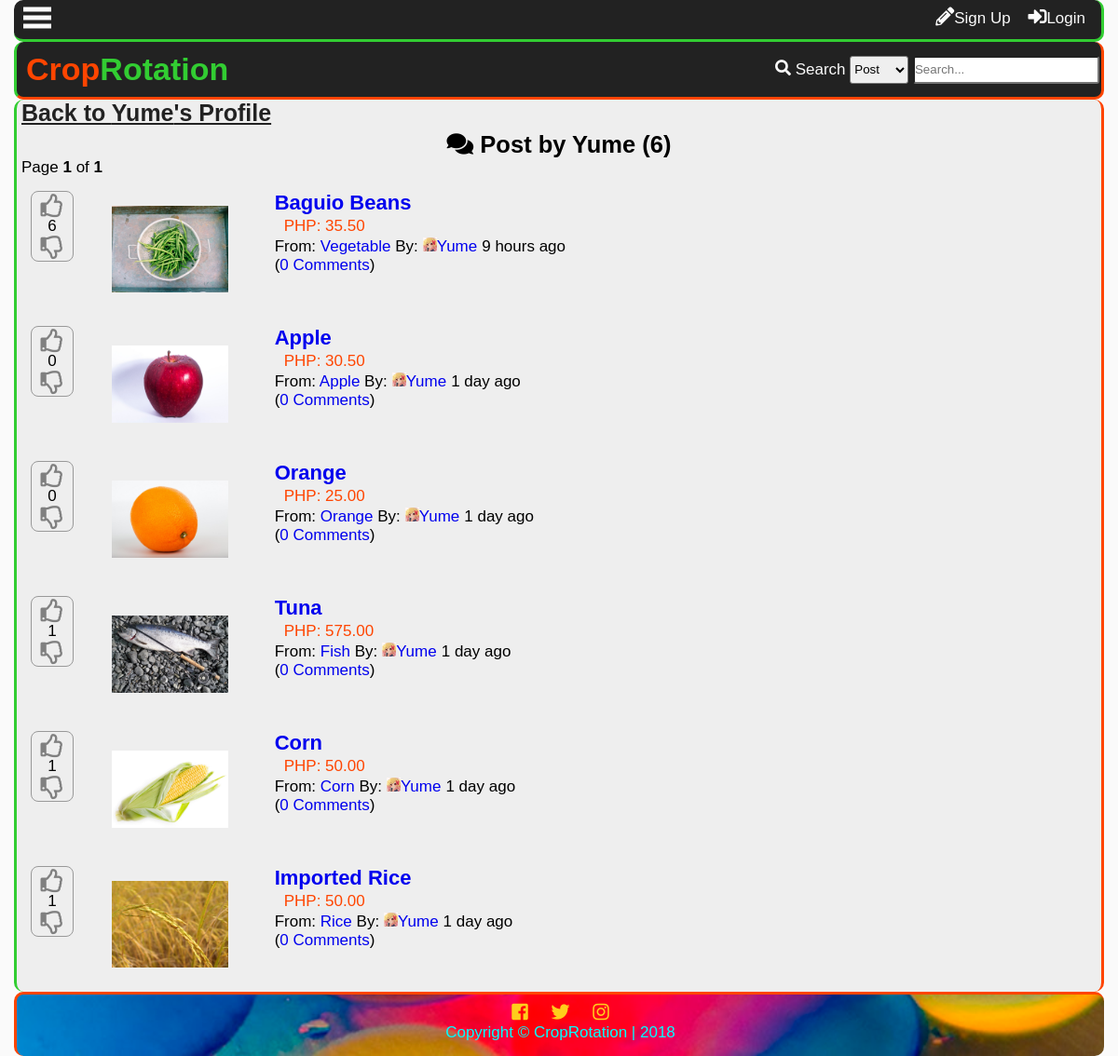
The app's page /profilepost.php?name=Yume with its own data.
### tables this page shows
CREATE TABLE `tblpost` (
  `postid` int(11) NOT NULL,
  `forumid` int(11) NOT NULL,
  `title` varchar(150) NOT NULL,
  `datecreated` datetime DEFAULT NULL,
  `description` text NOT NULL,
  `price` decimal(10,2) NOT NULL,
  `img` varchar(150) NOT NULL,
  `starter` int(11) NOT NULL,
  `score` int(11) NOT NULL,
  `views` int(11) NOT NULL,
  `comments` int(11) NOT NULL
);

CREATE TABLE `tblforum` (
  `forumid` int(11) NOT NULL,
  `title` varchar(100) NOT NULL,
  `name` varchar(100) NOT NULL,
  `datecreated` datetime DEFAULT NULL,
  `description` varchar(255) NOT NULL,
  `creator` int(11) NOT NULL,
  `views` int(11) NOT NULL,
  `subscriber` int(11) NOT NULL
);

CREATE TABLE `tbluser` (
  `userid` int(11) NOT NULL,
  `username` varchar(100) NOT NULL,
  `password` varchar(100) NOT NULL,
  `firstname` varchar(100) NOT NULL,
  `middlename` varchar(100) NOT NULL,
  `lastname` varchar(100) NOT NULL,
  `birthday` varchar(20) NOT NULL,
  `datecreated` timestamp NOT NULL DEFAULT '0000-00-00 00:00:00',
  `email` varchar(100) NOT NULL,
  `website` varchar(255) NOT NULL,
  `location` varchar(255) NOT NULL,
  `usertypeid` int(11) NOT NULL,
  `access` int(11) NOT NULL,
  `imgname` varchar(100) NOT NULL,
  `imgtype` varchar(100) NOT NULL,
  `imgpath` varchar(200) NOT NULL,
  `bio` text NOT NULL,
  `is_show_email` tinyint(1) NOT NULL,
  `gender` int(11) NOT NULL,
  `lastupdate` timestamp NOT NULL DEFAULT '0000-00-00 00:00:00',
  `lastonline` timestamp NOT NULL DEFAULT '0000-00-00 00:00:00',
  `profileviews` int(11) NOT NULL
);

### profilepost.php (the view, shortened to what this page needs)
<?php
include'functions.php';
require_once'connection.php';
$name=$_GET['name'];
?>
<!DOCTYPE html>
<html lang="en">
<head>
    <link rel="stylesheet" href="css/style.css">
  	<link rel="stylesheet" href="css/fontawesome-all.css">
</head>
<body>
	<div class="main-container">
		<div class="other-content">
			<h1><a class="btp" href="profile.php?name=<?php echo $name ?>">Back to <?php echo $name ?>'s Profile</a></h1>
<ul id="forum-list">
<?php
$sql="SELECT userid FROM tbluser WHERE username='$name'";
$result=$conn->query($sql);
$row=$result->fetch_object();
$rid=$row->userid;
$sql = "SELECT postid FROM tblpost
	LEFT JOIN tblforum
		ON tblpost.forumid = tblforum.forumid
	LEFT JOIN tbluser
		ON userid = starter
	WHERE starter='$rid'
	ORDER BY postid DESC";
$result=$conn->query($sql);
$rows=$result->num_rows;
$page_rows = 25;
$last = ceil($rows/$page_rows);
$pagenum = 1;
$limit = 'LIMIT ' .($pagenum - 1) * $page_rows .',' .$page_rows;
$sql = "SELECT postid,tblpost.forumid,name,imgpath,tblpost.title,tblpost.datecreated,username,img,price,comments,score FROM tblpost
	LEFT JOIN tblforum
		ON tblpost.forumid = tblforum.forumid
	LEFT JOIN tbluser
		ON userid = starter
	WHERE starter='$rid'
	ORDER BY postid DESC
	$limit";
	$result = $conn->query($sql);
$textline1 = "<i class='fas fa-comments'></i> Post by ".$_GET['name']." (<b>$rows</b>)";
$textline2 = "Page <b>$pagenum</b> of <b>$last</b>";
$paginationCtrls = '';
 echo'<h2>  '.$textline1.'</h2>
  <p>  '.$textline2.' </p>
  <div id="pagination_controls"> '.$paginationCtrls.'</div>';
	while($row=$result->fetch_object()){
		$id = $row->postid;
		$forumid = $row->forumid;
		$forum = $row->name;
		$ptitle = $row->title;
		$name = $row->username;
		$comments = $row->comments;
		$date = $row->datecreated;
		$score = $row->score;
		$flair= $row->imgpath;
		$pimg=$row->img;
		$price = $row->price;
		echo '<li value="'.$id.'">
 		<div class="forum-post-grid">';
 		if(isset($_SESSION['id'])){
		$sql2 = "SELECT upvoteid FROM tblupvotepost WHERE user='$uid' and post='$id'";
		$result2 = $conn->query($sql2);
		$upvote = $result2->num_rows;
		$sql3 = "SELECT downvoteid FROM tbldownvotepost WHERE user='$uid' and post='$id'";
		$result3 = $conn->query($sql3);
		$downvote = $result3->num_rows;
 		echo'
 		<div class="vote">';
 			if(!$upvote){
 			echo'<div id="up-'.$id.'" style="color:gray;" value="'.$id.'" onclick="upvotepost(this)" class="upvote"><i class="far fa-thumbs-up"></i></div>';
 			}else{
 			echo'<div id="up-'.$id.'" style="color:orangered;" value="'.$id.'" onclick="upvotepost(this)" class="upvote"><i class="far fa-thumbs-up"></i></div>';
 			}
 			if($score<0){
 				$score=0;
 			}
			echo'
			<div id="score-'.$id.'">'.$score.'</div>';
			if(!$downvote){
			echo'
			<div id="down-'.$id.'" style="color:gray;" value="'.$id.'" onclick="downvotepost(this)" class="downvote"><i class="far fa-thumbs-down"></i>
			</div>';
			}else{
			echo'
			<div id="down-'.$id.'" style="color:blue;" value="'.$id.'" onclick="downvotepost(this)" class="downvote"><i class="far fa-thumbs-down"></i>
			</div>';
			}
			echo'
		</div>';
		}else{
			echo'
		<div class="vote">
 			<div class="upvote" style="color:gray;" onclick="showlogin()">
			<i class="far fa-thumbs-up"></i>
			</div>';
			echo'<div>'.$score.'</div>
			<div class="downvote" style="color:gray;" onclick="showlogin()">
			<i class="far fa-thumbs-down"></i>
		</div>
		</div>';
		}
		echo '<div class="post-image">
			<img src='.$pimg.'>
		</div>';
		echo'<div class="post-right">
		<p class="main-forum-title"><a href="reply.php?id='.$forumid.'&thread='.$id.'">'.$ptitle.'</a></p>';
		echo'<div class="price">PHP: '.number_format($price,2).'</div>';
		echo'<div class="second-line">
			<div class="from">
				From: <a href="forums.php?id='.$forumid.'">
				'.$forum.'</a> By:
			</div>
			<div class="by">
				<a href="profile.php?name='.$name.'">
				<p><div class="flair">
					<img src="'.$flair.'">
				</div>'.$name.'</a>
			</div>
			<div class="when">
				'.time_elapsed_string($date).'
			</div>
		</div>
		<div class="com">
			<p>(<a href="reply.php?id='.$forumid.'&thread='.$id.'">'.$comments.' Comments</a>)</p>
		</div>
		</div>
		</div>
		</li>';
	}
?>
			</ul>
		</div>
	</div>
</body>
</html>

### css/style.css (style rules this page uses)
* { padding:0; margin:0; }
:root { --facebookblue:#4267b2; --twitterlogo:#00aced; --lightblue:#c0deed; --sunflower:#ffce1b; --orangered:#FF4500; --magenta:#ff00ff; --lime:#32CD32; --palegreen:#98fb98; --maroon:#800000; --blood-red:#8B0000; --cyan:#00ffff; --primary-color:#FF4500; --secondary-color:#FFAE42; --contrast: #32CD32; --secondary-contrast:#98fb98; --light-color:#fafafa; --dark-color:#222; --gray:#eee; --darkgray:#999; }
body { font-family:'Open-sans',sans-serif; font-size: 17px; background:var(--light-color); }
.main-container { display:grid; grid-template-areas: "subheader" "header" "showcase" "content" "footer"; margin:0px; padding:0 15px 0 15px; }
.other-content { box-sizing: border-box; padding-left:5px; padding-right: 5px; background: var(--gray); min-height:85vh; border-left: 3px solid var(--contrast); border-right: 3px solid var(--primary-color); border-radius: 10px; }
.other-content h1 { float:center; font-size: 25px; }
.other-content h2,.other-content h3 { text-align: center; margin-top: 5px; }
.btp { color:var(--dark-color); }
#forum-list li { list-style: none; padding: 10px; }
.main-forum-title { font-size: 22px; font-weight: bold; }
.forum-post-grid { display: grid; grid-template-columns: 1fr 2fr 10fr; grid-template-areas: "vote pimg post-right" }
.forum-post-grid a { text-decoration: none; }
.vote { grid-area: vote; width: 40px; height: 70px; text-align: center; border: 1px solid var(--darkgray); padding:2px; border-radius: 8px; }
.vote i { font-size: 25px; }
.upvote,.downvote { cursor: pointer; }
.post-image { grid-area: pimg; display: grid; align-items:center; overflow:hidden; width:125px; height:125px; margin-right: 5px; }
.post-image img { max-width: 100%; max-height: 100%; }
.post-right { grid-area: post-right; }
.price { padding:2px 10px; border-radius: 8px; color: var(--primary-color); }
.from,.by,.when { float:left; padding-right: 5px; }
.com { clear:both; float:left; }
.flair { display: inline-block; width: 15px; height: 15px; overflow:hidden; }
.flair img { max-width: 100%; }

### records on screen
tblpost: $id 31 (drawn), score "6", img (picture), title "Baguio Beans", price "35.50", forumid.name "Vegetable", tbluser.imgpath (picture), tbluser.username "Yume", datecreated "9 hours ago", comments "0"
tblpost: $id 30 (drawn), score "0", img (picture), title "Apple", price "30.50", forumid.name "Apple", tbluser.imgpath (picture), tbluser.username "Yume", datecreated "1 day ago", comments "0"
tblpost: $id 29 (drawn), score "0", img (picture), title "Orange", price "25.00", forumid.name "Orange", tbluser.imgpath (picture), tbluser.username "Yume", datecreated "1 day ago", comments "0"
tblpost: $id 28 (drawn), score "1", img (picture), title "Tuna", price "575.00", forumid.name "Fish", tbluser.imgpath (picture), tbluser.username "Yume", datecreated "1 day ago", comments "0"
tblpost: $id 27 (drawn), score "1", img (picture), title "Corn", price "50.00", forumid.name "Corn", tbluser.imgpath (picture), tbluser.username "Yume", datecreated "1 day ago", comments "0"
tblpost: $id 26 (drawn), score "1", img (picture), title "Imported Rice", price "50.00", forumid.name "Rice", tbluser.imgpath (picture), tbluser.username "Yume", datecreated "1 day ago", comments "0"

### other values on screen
$name "Yume"
$_GET['name'] "Yume"
$rows "6"
$pagenum "1"
$last "1"
